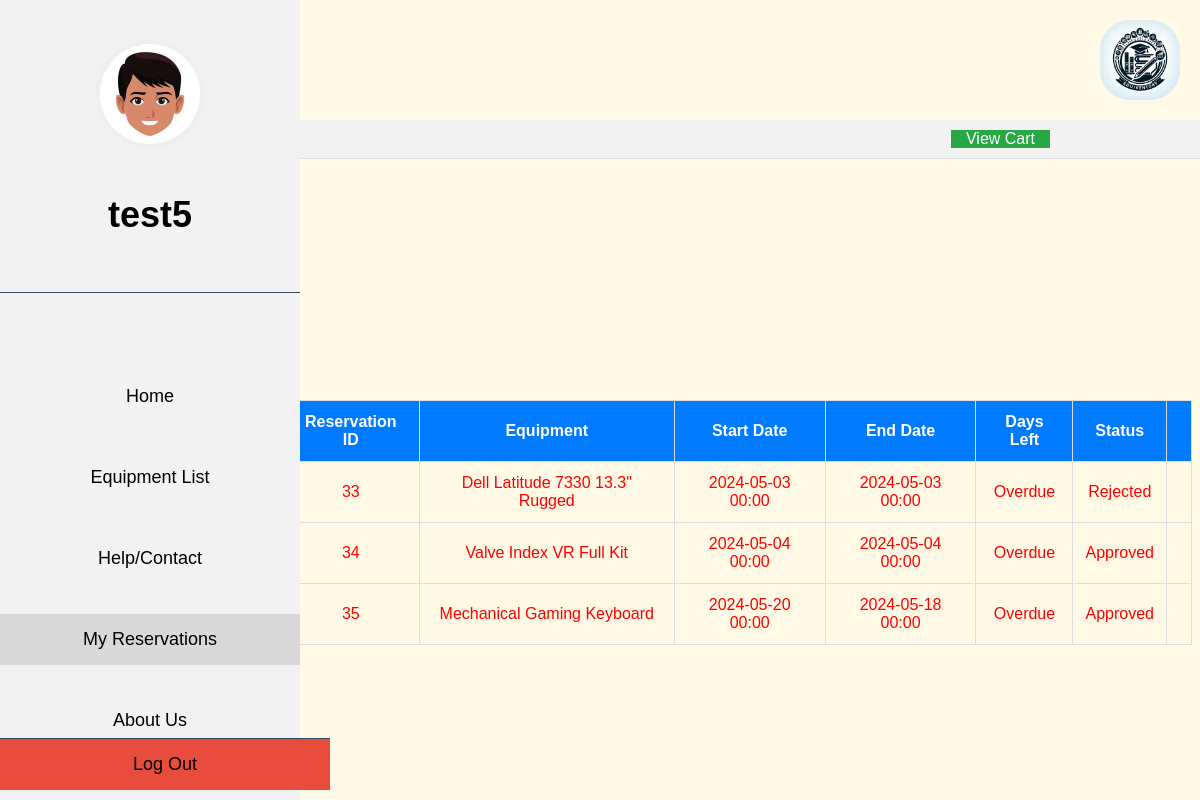
The app's page /user/orders/ (signed in) with its own data.
### appOne/models.py (models this page shows, shortened)
class Reservation(models.Model):
    id = models.AutoField(primary_key=True)
    user = models.ForeignKey(User, on_delete=models.CASCADE, related_name='reservations',blank=True, null=True)
    booking_start_date = models.DateTimeField()
    booking_end_date = models.DateTimeField()
    alerts = models.TextField(blank=True, null=True)
    status = models.CharField(max_length=255, choices=[('pending', 'Pending'),('approved', 'Approved'), ('rejected', 'Rejected')],default='pending')
    purpose = models.TextField()
    equipment = models.ForeignKey(Equipment, on_delete=models.CASCADE, related_name='reservations', blank=False, null=False)

class Equipment(models.Model):
    id = models.AutoField(primary_key=True)
    type_of_device = models.CharField(max_length=255)
    image = models.ImageField(upload_to='appOne/images/')
    quantity = models.PositiveIntegerField()
    audit = models.DateField(help_text="Please enter the date in YYYY-MM-DD format.")
    device_name = models.CharField(max_length=255)
    status = models.CharField(max_length=255)
    comments = models.TextField(null=True, blank=True)
    location = models.CharField(max_length=255)
    onsite = models.BooleanField(default=True)
    availability = models.BooleanField(default=True)

### appOne/views.py (the view)
# urls.py: path('user/orders/', views.user_orders, name='user_orders'),
@login_required
def user_orders(request):
    user_reservations = Reservation.objects.filter(user=request.user)
    for reservation in user_reservations:
        reservation.is_overdue = now() >= reservation.booking_end_date
        if not reservation.is_overdue:
            reservation.days_left = (reservation.booking_end_date - now()).days
        else:
            reservation.days_left = -1
    context = {'reservations': user_reservations}
    return render(request, 'user/user_orders.html', context)

### appOne/templates/user/user_orders.html (shortened to what this page needs)
{% extends "main.html" %}
{% block content %}
{% load static %}
<link rel="stylesheet" href="{% static 'css/top-panel.css' %}">
{% include 'appOne/top-panel.html' %}
<div class="flex-container">
  <div class="sidebar">
{% include 'appOne/sidebar.html' %}
</div>
<link rel="stylesheet" href="{% static 'css/user_orders.css' %}">
<div class="container">
  <h1>My Reservations</h1>
  <table>
      <thead>
          <tr>
              <th>Reservation ID</th>
              <th>Equipment</th>
              <th>Start Date</th>
              <th>End Date</th>
              <th>Days Left</th>
              <th>Status</th>
              <th></th>
          </tr>
      </thead>
      <tbody>
          {% for reservation in reservations %}
          <tr style="{% if reservation.is_overdue %}color: red;{% endif %}">
              <td>{{ reservation.id }}</td>
              <td>{{ reservation.equipment.device_name }}</td>
              <td>{{ reservation.booking_start_date|date:"Y-m-d H:i" }}</td>
              <td>{{ reservation.booking_end_date|date:"Y-m-d H:i" }}</td>
              <td>
                  {% if reservation.is_overdue %}
                      Overdue
                  {% else %}
                      {{ reservation.days_left }} day{{ reservation.days_left|pluralize }}
                  {% endif %}
              </td>
              <td>{{ reservation.get_status_display }}</td>
              <td>
              </td>
          </tr>
          {% empty %}
          <tr><td colspan="7">No reservations found.</td></tr>
          {% endfor %}
      </tbody>
  </table>
</div>
</div>
{% endblock %}

### appOne/templates/appOne/sidebar.html (shortened to what this page needs)
{% load static %}
<link rel="stylesheet" href="{% static 'css/sidebar.css' %}">
<div class="sidebar">
    <div class="user-profile">
        <img src="{% static 'images/avatar.jpg' %}" alt="User Icon">
        <p>{{ request.user.username }}</p>
    </div>
    <div class="spacer" style="height: 48px;"></div>
    <div class="nav-links">
        {% if request.user.is_staff %}
            <a href="{% url 'homepage' %}" class="{% if request.resolver_match.url_name == 'admin_home' %}active{% endif %}">Home</a>
        {% else %}
            <a href="{% url 'homepage' %}" class="{% if request.resolver_match.url_name == 'user_home' %}active{% endif %}">Home</a>
        {% endif %}
        <a href="{% url 'equipment_list' %}" class="{% if request.resolver_match.url_name == 'equipment_list' %}active{% endif %}">Equipment List</a>
        {% if request.user.is_staff %}
            <a href="{% url 'management' %}" class="{% if request.resolver_match.url_name == 'management' %}active{% endif %}">Management</a>
            <a href="{% url 'generate_report' %}" class="{% if request.resolver_match.url_name == 'generate_report' %}active{% endif %}">Reports</a>
            <a href="{% url 'manage_booking' %}" class="{% if request.resolver_match.url_name == 'manage_booking' %}active{% endif %}">Manage Booking</a>
        {% else %}
            <div class="dropdown">
                <a href="#">Help/Contact</a>
            </div>
             <a href="{% url 'user_orders' %}" class="{% if request.resolver_match.url_name == 'user_orders' %}active{% endif %}">My Reservations</a>
        {% endif %}
        <a href="{% url 'about' %}" class="{% if request.resolver_match.url_name == 'about' %}active{% endif %}">About Us</a>
        <a href="{% url 'logout' %}" class="btn-logout">Log Out</a>
    </div>
</div>

### appOne/static/css/maincss.css (style rules this page uses)
body { background-color: #fff9e5; font-family: Arial, sans-serif; }

### appOne/static/css/top-panel.css (style rules this page uses)
body { font-family: Arial, sans-serif; }

### appOne/static/css/sidebar.css (style rules this page uses)
.sidebar { background-color: #f2f2f2 ; color: #ECF0F1; width: 300px; height: 100vh; position: fixed; top: 0; left: 0; overflow-x: hidden; padding-top: 20px; z-index: 1000; width: 300px; text-align: center; overflow: visible; }
.sidebar a { padding: 15px; text-decoration: none; font-size: 18px; color: black; display: block; transition: 0.3s; margin-top: 30px; margin-bottom: 10px; }
.sidebar a:hover, .sidebar a.active { background-color: #d9d9d9; }
.user-profile { padding: 20px 0; display: flex; flex-direction: column; align-items: center; border-bottom: 1px solid #34495E; }
.user-profile img { width: 100px; height: 100px; border-radius: 50%; border: 4px solid #ECF0F1; margin-bottom: 10px; }
.user-profile p { color: black; font-weight: bold; font-size: 36px; }
.btn-logout { position: absolute; bottom: 20px; left: 0; width: 300px; background-color: #E74C3C; padding: 10px 0; border-top: 1px solid #34495E; text-align: center; font-size: 18px; font-weight: 500; transition: background-color 0.3s; }
.dropdown { position: relative; display: block; }

### appOne/static/css/user_orders.css (style rules this page uses)
.sidebar { width: 300px; }
.container { flex-grow: 1; display: flex; justify-content: center; align-items: center; text-align: center; margin-left: 20px; overflow: hidden; margin-top: 400px; }
h1 { color: #333; margin-bottom: 20px; }
table { width: auto; border-collapse: collapse; }
thead { background-color: #007bff; color: #ffffff; }
th, td { padding: 12px; border: 1px solid #dddddd; }

### records on screen
Reservation: id "33", equipment.device_name "Dell Latitude 7330 13.3\" Rugged", booking_start_date "2024-05-03 00:00", booking_end_date "2024-05-03 00:00", shows "Overdue", status "Rejected"
Reservation: id "34", equipment.device_name "Valve Index VR Full Kit", booking_start_date "2024-05-04 00:00", booking_end_date "2024-05-04 00:00", shows "Overdue", status "Approved"
Reservation: id "35", equipment.device_name "Mechanical Gaming Keyboard", booking_start_date "2024-05-20 00:00", booking_end_date "2024-05-18 00:00", shows "Overdue", status "Approved"

### other values on screen
{{ request.user.username }} "test5"
